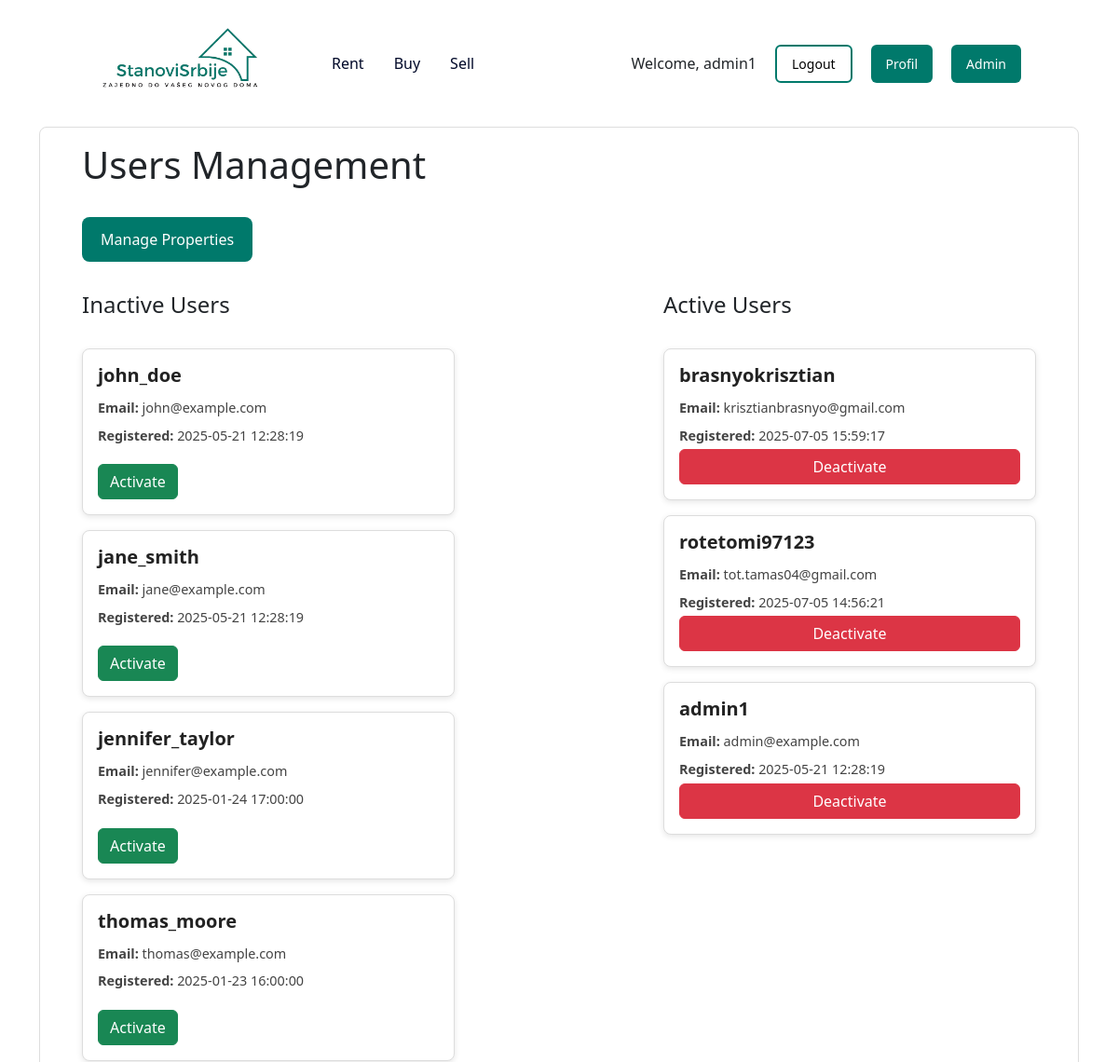
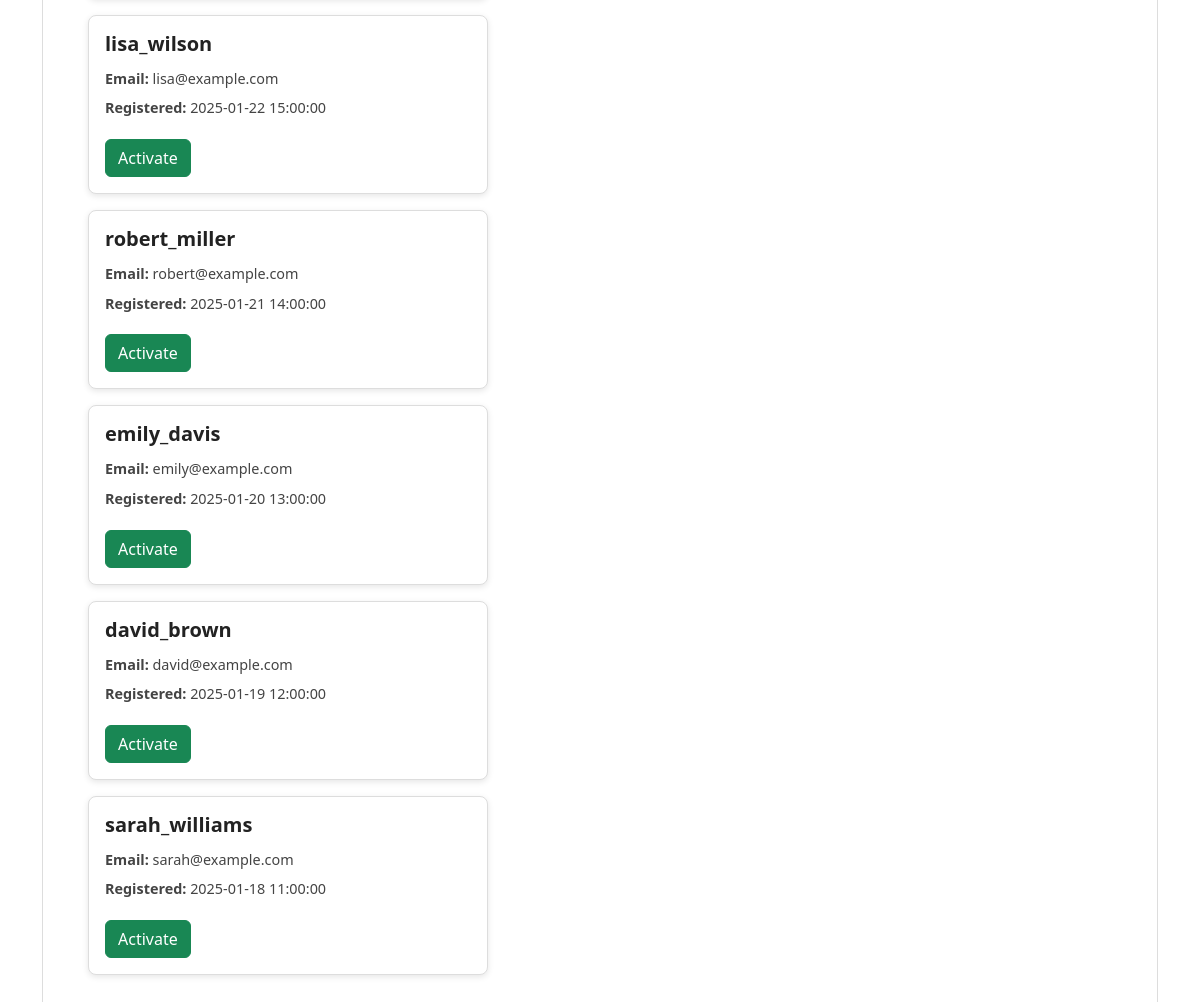
Page /pages/admin_users.php (signed in) on the committed database (2 pictures, top to bottom).
### tables this page shows
CREATE TABLE `users` (
  `user_id` int(11) NOT NULL,
  `username` varchar(50) NOT NULL,
  `email` varchar(100) NOT NULL,
  `password_hash` varchar(255) NOT NULL,
  `phone` varchar(20) DEFAULT NULL,
  `role` enum('guest','user','admin') NOT NULL DEFAULT 'user',
  `created_at` datetime DEFAULT current_timestamp(),
  `first_name` varchar(50) DEFAULT NULL,
  `last_name` varchar(50) DEFAULT NULL,
  `is_active` tinyint(1) NOT NULL DEFAULT 0,
  `is_blocked` tinyint(1) NOT NULL DEFAULT 0,
  `activation_token` varchar(255) DEFAULT NULL,
  `reset_token` varchar(255) DEFAULT NULL,
  `token_expiry` datetime DEFAULT NULL,
  `updated_at` datetime DEFAULT current_timestamp() ON UPDATE current_timestamp()
);

### includes/config.php (called while the page is built)
<?php
    $base_url = (strpos($_SERVER['HTTP_HOST'], 'localhost') !== false) ? '/project/' : '/';
?>

### pages/admin_users.php (the view, shortened to what this page needs)
<?php
require_once '../db_config.php';
include "../includes/config.php";
$stmt_inactive = $pdo->prepare("SELECT user_id, username, email, created_at FROM users WHERE is_active = 0 ORDER BY created_at DESC");
$stmt_inactive->execute();
$inactive_users = $stmt_inactive->fetchAll(PDO::FETCH_ASSOC);
$stmt_active = $pdo->prepare("SELECT user_id, username, email, created_at FROM users WHERE is_active = 1 ORDER BY created_at DESC");
$stmt_active->execute();
$active_users = $stmt_active->fetchAll(PDO::FETCH_ASSOC);
?>
<!DOCTYPE html>
<html>
<head>
  <link
    href="https://cdn.jsdelivr.net/npm/bootstrap@5.3.3/dist/css/bootstrap.min.css"
    rel="stylesheet"
  />
  <link
    href="https://cdn.jsdelivr.net/npm/bootstrap-icons@1.10.5/font/bootstrap-icons.css"
    rel="stylesheet"
  />
  <link rel="stylesheet" href="../css/styles.css" />
</head>
<body>
  <div class="container my-4">
    <?php include "../includes/header.php" ?>
    <div class="container my-4 admin_wrapper">
      <div class="admin_text">
        <h1 class="mb-4">Users Management</h1>
                <button class="admin-manage-btn" onclick="location.href='admin.php'">Manage Properties</button>
      </div>
      <?php if (empty($inactive_users)): ?>
        <p class="no-properties-msg">No inactive users found.</p>
      <?php else: ?>
        <div class="admin-flex">
          <div class="properties-grid" id="inactive-users">
            <h4 class="mb-3">Inactive Users</h4>
            <?php foreach ($inactive_users as $user): ?>
              <div class="property-card">
                <div class="property-content">
                  <h5 class="property-title"><?= htmlspecialchars($user['username']) ?></h5>
                  <p class="property-type"><strong>Email:</strong> <?= htmlspecialchars($user['email']) ?></p>
                  <p class="property-price"><strong>Registered:</strong> <?= htmlspecialchars($user['created_at']) ?></p>
                  <div class="d-flex gap-2 mt-3 admin_users_btn">
                    <button class="btn btn-success btn-user-action"
                            data-id="<?= (int)$user['user_id'] ?>"
                            data-action="activate">
                      Activate
                    </button>
                  </div>
                </div>
              </div>
            <?php endforeach; ?>
          </div>
          <div class="properties-grid" id="active-users">
            <h4 class="mb-3">Active Users</h4>
            <?php foreach ($active_users as $user): ?>
              <div class="property-card">
                <div class="property-content">
                  <h5 class="property-title"><?= htmlspecialchars($user['username']) ?></h5>
                  <p class="property-type"><strong>Email:</strong> <?= htmlspecialchars($user['email']) ?></p>
                  <p class="property-price"><strong>Registered:</strong> <?= htmlspecialchars($user['created_at']) ?></p>
                    <button class="btn btn-danger btn-user-action"
                            data-id="<?= (int)$user['user_id'] ?>"
                            data-action="deactivate">
                      Deactivate
                    </button>
                </div>
              </div>
            <?php endforeach; ?>
          </div>
        </div>
      <?php endif; ?>
    </div>
  </div>
</body>
</html>

### includes/header.php (shortened to what this page needs)
<?php
    require_once 'config.php';
?>
<nav class="navbar">
  <div class="nav-desktop-menu">
    <div class="nav-logo">
      <a href="<?= $base_url ?>">
        <img src="<?= $base_url ?>assets/StanoviSrbijeLogo.png" alt="logo">
      </a>
    </div>
    <ul class="nav-links">
      <li><a href="<?= $base_url ?>pages/results.php?type=apartment&listing_type=rent">Rent</a></li>
      <li><a href="<?= $base_url ?>pages/results.php?type=apartment&listing_type=sale">Buy</a></li>
      <?php if (isset($_SESSION['user_id'])): ?>
      <li><a href="<?= $base_url ?>pages/create-listing.php">Sell </a></li>
      <?php else: ?>
      <li><a href="<?= $base_url ?>auth/login.php">Sell </a></li>
    <?php endif; ?>
    </ul>
  </div>
  <div class="nav-auth">
    <?php if (isset($_SESSION['user_id'])): ?>
      <span class="nav-username">Welcome, <?= htmlspecialchars($_SESSION['username']) ?></span>
      <a href="<?= $base_url ?>auth/logout.php" class="nav-auth-logout" style="margin-left: 10px;">Logout</a>
      <a href="<?= $base_url ?>pages/profil.php" class="nav-auth-profil" style="margin-left: 10px;">Profil</a>
      <?php if (isset($_SESSION['role']) && $_SESSION['role'] === 'admin'): ?>
        <a href="<?= $base_url ?>pages/admin.php" class="nav-auth-profil-mobile" style="margin-left: 10px;">Admin</a>
      <?php endif; ?>
    <?php endif; ?>
  </div>
</nav>

### css/styles.css (style rules this page uses)
* { margin:0;padding:0;box-sizing:border-box }
html { font-family:"Plus Jakarta Sans",sans-serif }
.navbar { display:flex;justify-content:space-between;align-items:center;max-width:1024px;margin:0 auto;position:relative;padding:4px 16px;background:#fff }
.nav-logo img { width:180px }
.nav-desktop-menu { display:flex;align-items:center;gap:40px }
.nav-desktop-menu .nav-links { display:flex;gap:32px;align-items:center;margin:0 }
.nav-desktop-menu .nav-links li { list-style:none }
.nav-desktop-menu .nav-links a { color:#000929;text-decoration:none }
.nav-auth { display:flex;gap:10px }
.nav-auth a { text-decoration:none }
body { margin:0;padding:0 }
.nav-auth-login,.nav-auth-login-mobile,.nav-auth-logout,.nav-auth-logout-mobile { padding:8px 16px;font-size:14px;font-weight:500;color:#000;background:#fff;border:solid 2px #00796b;border-radius:6px;text-decoration:none;transition:all .3s ease;cursor:pointer;display:inline-flex;align-items:center;gap:6px }
.nav-auth-profil,.nav-auth-profil-mobile,.nav-auth-register,.nav-auth-register-mobile { padding:8px 16px;font-size:14px;font-weight:500;color:#fff;background:#00796b;border:none;border-radius:6px;text-decoration:none;transition:all .3s ease;cursor:pointer;display:inline-flex;align-items:center;gap:6px }
.nav-username { display:flex;justify-content:center;align-items:center }
.nav-auth-login-mobile,.nav-auth-logout-mobile,.nav-auth-profil-mobile,.nav-auth-register-mobile { padding:8px 16px!important }
.nav-auth-profil-mobile,.nav-auth-register-mobile { color:#fff!important }
.admin-flex { display:flex;justify-content:space-between;gap:40px;position:relative;max-width:1024px;margin:0 auto }
.properties-grid { display:flex;flex-direction:column;gap:16px;margin-bottom:2rem;width:400px }
.property-card { border:1px solid #ddd;border-radius:8px;overflow:hidden;box-shadow:0 2px 6px rgba(0,0,0,.1);display:flex;flex-direction:column;background-color:#fff;transition:box-shadow .3s ease }
.property-content { padding:1rem;flex-grow:1;display:flex;flex-direction:column }
.property-title { font-size:1.25rem;margin-bottom:.5rem;font-weight:700;color:#222 }
.property-address,.property-available,.property-contact-info,.property-description,.property-details-list,.property-price,.property-transaction,.property-type { margin:.25rem 0;color:#444;font-size:.9rem }
.admin_text { max-width:1024px;margin:0 auto }
.admin_wrapper { border:1px solid #ddd;border-radius:8px;padding:16px }
.admin-manage-btn { color:#fff;background:#00796b;padding:12px 20px;border-radius:8px;border:none;transition:.2s ease-in-out;cursor:pointer }
@media (min-width:1024px) { .admin-manage-btn { margin:8px 8px 32px 0 } }

### rows in the picture
users: username "john_doe", email "john@example.com", created_at "2025-05-21 12:28:19"
users: username "jane_smith", email "jane@example.com", created_at "2025-05-21 12:28:19"
users: username "jennifer_taylor", email "jennifer@example.com", created_at "2025-01-24 17:00:00"
users: username "thomas_moore", email "thomas@example.com", created_at "2025-01-23 16:00:00"
users: username "lisa_wilson", email "lisa@example.com", created_at "2025-01-22 15:00:00"
users: username "robert_miller", email "robert@example.com", created_at "2025-01-21 14:00:00"
users: username "emily_davis", email "emily@example.com", created_at "2025-01-20 13:00:00"
users: username "david_brown", email "david@example.com", created_at "2025-01-19 12:00:00"
users: username "sarah_williams", email "sarah@example.com", created_at "2025-01-18 11:00:00"
users: username "brasnyokrisztian", email "krisztianbrasnyo@gmail.com", created_at "2025-07-05 15:59:17"
users: username "rotetomi97123", email "tot.tamas04@gmail.com", created_at "2025-07-05 14:56:21"
users: username "admin1", email "admin@example.com", created_at "2025-05-21 12:28:19"

### other values in the picture
$_SESSION['username'] "admin1"
